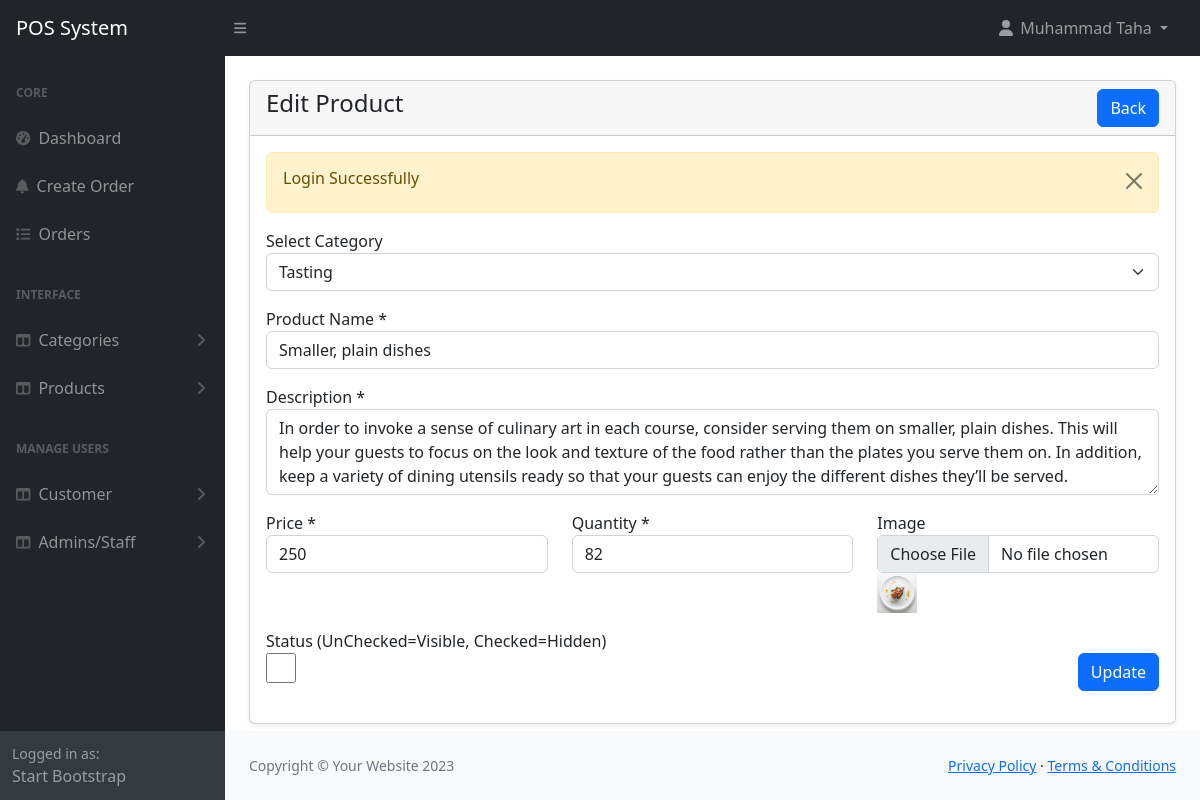
The page /admin/products-edit.php?id=13 (signed in) on the database its author committed.
### tables this page shows
CREATE TABLE `products` (
  `id` int(11) NOT NULL,
  `category_id` int(11) NOT NULL,
  `name` varchar(255) NOT NULL,
  `description` mediumtext NOT NULL,
  `price` int(11) NOT NULL,
  `quantity` int(11) NOT NULL,
  `image` varchar(255) NOT NULL,
  `status` tinyint(1) NOT NULL DEFAULT 0 COMMENT '0=visible,1=hidden',
  `created_at` date NOT NULL DEFAULT current_timestamp()
);

CREATE TABLE `categories` (
  `id` int(11) NOT NULL,
  `name` varchar(255) NOT NULL,
  `description` mediumtext DEFAULT NULL,
  `status` tinyint(1) NOT NULL DEFAULT 0 COMMENT '0=visible,1=hidden'
);

### admin/products-edit.php (the view, shortened to what this page needs)
<?php include('includes/header.php'); ?>
<div class="container-fluid px-4">
        <div class="card mt-4 shadow-sm">
            <div class="card-header">
                <h4 class="mb-0">Edit Product
                    <a href="products.php" class="btn btn-primary float-end">Back</a>
                </h4>
            </div>
            <div class="card-body">
            <form action="code.php" method="POST" enctype="multipart/form-data">
            <?php
                $paramValue = checkParamId('id');
                $product = getById('products', $paramValue);
                if($product)
                {
                    if($product['status'] == 200)
                    {
            ?>
                    <div class="row">
                        <div class="col-md-12 mb-3">
                            <label>Select Category</label>
                            <select name="category_id" class="form-select">
                                <?php
                                    $categories = getAll('categories');
                                    if($categories){
                                        if(mysqli_num_rows($categories) > 0){
                                            foreach($categories as $cateItem){
                                                ?>
                                                <option
                                                value="<?= $cateItem['id'];  ?>"
                                                <?= $product['data']['category_id'] == $cateItem['id'] ? 'selected' : ''; ?>
                                                >
                                                    <?= $cateItem['name'];  ?>
                                                </option>
                                                <?php
                                            }
                                        }else{
                                        echo '<option value="">No Categories Found</option>';
                                        }
                                    }else{
                                        echo '<option value="">Something went wrong</option>';
                                    }
                                ?>
                            </select>
                        </div>
                        <div class="col-md-12 mb-3">
                            <label for="">Product Name *</label>
                            <input type="text" name="name" value="<?= $product['data']['name']; ?>" required class="form-control" />
                        </div>
                        <div class="col-md-12 mb-3">
                            <label for="">Description *</label>
                            <textarea name="description" class="form-control" rows="3" ><?= $product['data']['description']; ?></textarea>
                        </div>
                         <div class="col-md-4 mb-3">
                            <label for="">Price *</label>
                            <input type="text" name="price" value="<?= $product['data']['price']; ?>" required class="form-control" />
                        </div>
                         <div class="col-md-4 mb-3">
                            <label for="">Quantity *</label>
                            <input type="text" name="quantity" value="<?= $product['data']['quantity']; ?>" required class="form-control" />
                        </div>
                         <div class="col-md-4 mb-3">
                            <label for="">Image</label>
                            <input type="file" name="image" class="form-control" />
                            <img src="../<?= $product['data']['image']; ?>" style="width: 40px; height: 40px;" alt="Img" />
                        </div>
                        <div class="col-md-6">
                            <label>Status (UnChecked=Visible, Checked=Hidden)</label>
                            <br>
                            <input type="checkbox" name="status" <?= $product['data']['status'] == true ? 'checked' : '' ?> style="width:30px; height: 30px;";/>
                        </div>
                         <div class="col-md-6 mb-3 text-end">
                            <br>
                            <button type="submit" name="updateProduct" class="btn btn-primary">Update</button>
                    </div>
                    </div>
                    <?php
                    }
                    else
                    {
                        echo "<h5>".$product['message']."</h5>";
                        return false;
                    }
                }else{
                    echo "<h5>Something went wrong</h5>";
                    return false;
                }
            ?>
                </form>
            </div>
        </div>
</div>
<?php include('includes/footer.php'); ?>

### rows shown on the page
products: category_id "Tasting", name "Smaller, plain dishes", description "In order to invoke a sense of culinary art in each course, consider serving them on smaller, plain dishes. This will help your guests to focus on the look and texture of the food rather than the plates you serve them on. In addition, keep a variety of dining utensils ready so that your guests can enjoy the different dishes they’ll be served.", price "250", quantity "82", image (picture)

### other values the page prints
$_SESSION['loggedInUser']['name'] "Muhammad Taha"
$_SESSION['status'] "Login Successfully"
